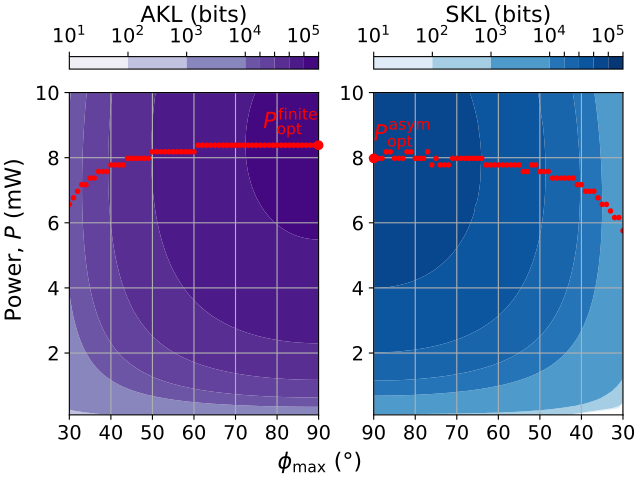

Recreate this plot in Python.
from finite_key import *

def _akl_worker(
        total_loss: list[float],
        angle: int,
        params: list[float],
        power: int
):
    ps = params.copy()
    ps[4] = params[4] * power

    qber, qx, m = neumann.raw_overpass(ps, total_loss)
    akl = (1-1.19*h(qber)-h(qx))/2 * m

    if akl > 0:
        return angle, power, akl
    return None

def power_akl_max_elev(
        loss_profiles: list[LossProfile],
        params: list[float],
        max_elevation_range: range = range(30,91,1),
        power_range: np.ndarray = np.linspace(1,10,10),
        ax: typing.Optional[axes.Axes] = None,
        fontsize=16,
        tick_fontsize=12
    ) -> None:

    if ax is None:
        fig, ax = plt.subplots()

    ax.set_xlim(30,90)
    ax.grid(visible=True)

    filtered = []
    for prof in loss_profiles:
        angle = int(prof.name.split(' ')[-1].split('°')[0])
        if angle in max_elevation_range:
            filtered.append((prof.total_loss, angle))

    jobs = [
        (total_loss, angle, params, power)
        for (total_loss, angle) in filtered
        for power in power_range
    ]

    angles, pwrs, skls = [], [], []
    with ProcessPoolExecutor(max_workers=max_workers) as ex:
        futures = [ex.submit(_akl_worker, *job) for job in jobs]
        for fut in as_completed(futures):
            res = fut.result()
            if res is None:
                continue
            angle, power, skl = res
            angles.append(angle)
            pwrs.append(power)
            skls.append(skl)

    ang_opt, pow_opt, akl_opt = optimal_power_curve(angles, pwrs, skls)
    cs = ax.tricontourf(
        angles,
        pwrs,
        skls,
        levels=[10, 100, 1000, 5000, 10000, 18000, 20000],
        norm=colors.LogNorm(),
        cmap='Purples'
    )
    ax.plot(
        ang_opt,
        pow_opt,
        linewidth=2,
        marker='.',
        linestyle='',
        color='red'
    )
    ax.tick_params(labelsize=tick_fontsize)
    ax.set_xticks(ticks=range(30, 91, 10))
    ax.set_yticks(ticks=range(0, 11, 2))

    cb = ax.figure.colorbar(
        mappable=cs,
        ax=ax,
        location='top',
        orientation='horizontal',
    )
    cb.ax.tick_params(labelsize=tick_fontsize)
    cb.ax.xaxis.set_ticks_position(position='top')
    cb.set_label(
        label='AKL (bits)',
        fontsize=fontsize
    )
    cb.ax.xaxis.set_label_position(position='top')

    last_x = ang_opt[-1]
    last_y = pow_opt[-1]
    ax.scatter(
        last_x,
        last_y,
        linewidth=24,
        marker='o',
        linestyle='',
        color='red',
        clip_on=False,
        zorder=10
    )
    ax.annotate(
        r'$P^\text{finite}_\text{opt}$',
        (last_x, last_y),
        xytext=(-40, 5),
        textcoords='offset points',
        color='red',
        fontsize=fontsize,
        ha='left',
        va='bottom'
    )

def _skl_worker(total_loss: list[float], angle: int, params: list[float], power: int):
    ps = params.copy()
    ps[4] = params[4] * power

    qber, qx, m = neumann.raw_overpass(ps, total_loss)
    m /= 2.0
    delta = (qber + qx) / 2.0

    skl = lim.smart_optimise(
        m=m,
        delta=delta,
        eps_qkd=1e-6,
        t=math.log2(10**8),
        f=1.19
    ) * m

    if skl > 0:
        return angle, power, skl
    return None

def power_skl_max_elev(
        loss_profiles: list[LossProfile],
        params: list[float],
        max_elevation_range: range = range(30,91,1),
        power_range: np.ndarray = np.linspace(1,10,10),
        ax: typing.Optional[axes.Axes] = None,
        fontsize=16,
        tick_fontsize=12
    ) -> None:
    if ax is None:
        fig, ax = plt.subplots()
    
    ax.set_xlim(30,90)
    ax.grid(visible=True)
    ax.invert_xaxis()

    filtered = []
    for prof in loss_profiles:
        angle = int(prof.name.split(' ')[-1].split('°')[0])
        if angle in max_elevation_range:
            filtered.append((prof.total_loss, angle))

    jobs = [
        (total_loss, angle, params, power)
        for (total_loss, angle) in filtered
        for power in power_range
    ]

    angles, pwrs, skls = [], [], []

    with ProcessPoolExecutor(max_workers=max_workers) as ex:
        futures = [ex.submit(_skl_worker, *job) for job in jobs]
        for fut in as_completed(futures):
            res = fut.result()
            if res is None:
                continue
            angle, power, skl = res
            angles.append(angle)
            pwrs.append(power)
            skls.append(skl)
    
    ang_opt, pow_opt, skl_opt = optimal_power_curve(angles, pwrs, skls)
    cs = ax.tricontourf(
        angles,
        pwrs,
        skls,
        levels=[10, 100, 500,1000,3000,6000,10000],
        norm=colors.LogNorm(),
        cmap='Blues'
    )
    ax.plot(
        ang_opt,
        pow_opt,
        linewidth=2,
        marker='.',
        linestyle='',
        color='red'
    )
    ax.tick_params(labelsize=tick_fontsize)
    ax.set_xticks(ticks=range(30, 91, 10))
    ax.set_yticks(ticks=range(0, 11, 2))

    cb = ax.figure.colorbar(
        mappable=cs,
        ax=ax,
        location='top',
        orientation='horizontal',
    )
    cb.ax.tick_params(labelsize=tick_fontsize)
    cb.ax.xaxis.set_ticks_position(position='top')
    cb.set_label(
        label='SKL (bits)',
        fontsize=fontsize
    )
    cb.ax.xaxis.set_label_position(position='top')

    last_x = ang_opt[-1]
    last_y = pow_opt[-1]
    ax.scatter(
        last_x,
        last_y,
        linewidth=24,
        marker='o',
        linestyle='',
        color='red',
        clip_on=False,
        zorder=10
    )
    ax.annotate(
        r'$P^\text{asym}_\text{opt}$',
        (last_x, last_y),
        xytext=(0, 5),
        textcoords='offset points',
        color='red',
        fontsize=fontsize,
        ha='left',
        va='bottom'
    )


if __name__ == '__main__':
    data_dir = pathlib.Path.home().joinpath(
        'Heriot-Watt University Team Dropbox',
        'RES_EPS_EMQL',
        'projects',
        'Optical ground station',
        '__software__',
        'finite_key',
        # 'Projects',
        # 'Finite_key_data'
    ).resolve()

    fontsize = 16
    tick_fontsize = 14
    dpi = 300
    filename = 'paper_fig_3.pdf'

    loss_profile_dir = data_dir.joinpath('550000m_0m_0.25m').resolve()

    loss_profiles = get_loss_profiles(dir=loss_profile_dir)
    power_range = np.linspace(0.1, 10, 50)
    max_elevation_range = range(30,151,1)
    params = params_10km_fibre

    fig, ax = plt.subplots(
        nrows=1,ncols=2,
        dpi=dpi,
        constrained_layout=True
    )
    fig.supxlabel(
        t=r'$\phi_\text{max}$ (°)',
        fontsize=fontsize
    )
    fig.supylabel(
        t=r'Power, $P$ (mW)',
        fontsize=fontsize
    )
    ax[0].plot(90,6)

    power_akl_max_elev(
        loss_profiles=loss_profiles,
        params=params,
        max_elevation_range=max_elevation_range,
        power_range=power_range,
        ax=ax[0],
        # ax=ax,
        fontsize=fontsize,
        tick_fontsize=tick_fontsize
    )
    power_skl_max_elev(
        loss_profiles=loss_profiles,
        params=params,
        max_elevation_range=max_elevation_range,
        power_range=power_range,
        ax=ax[1],
        fontsize=fontsize,
        tick_fontsize=tick_fontsize
    )
    fig.savefig(fname=filename, dpi=dpi)
    # plt.show()
